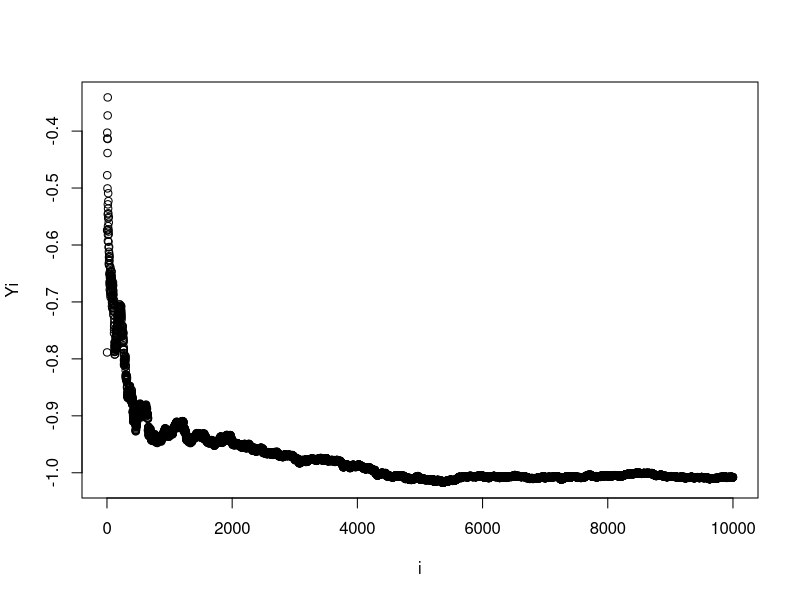
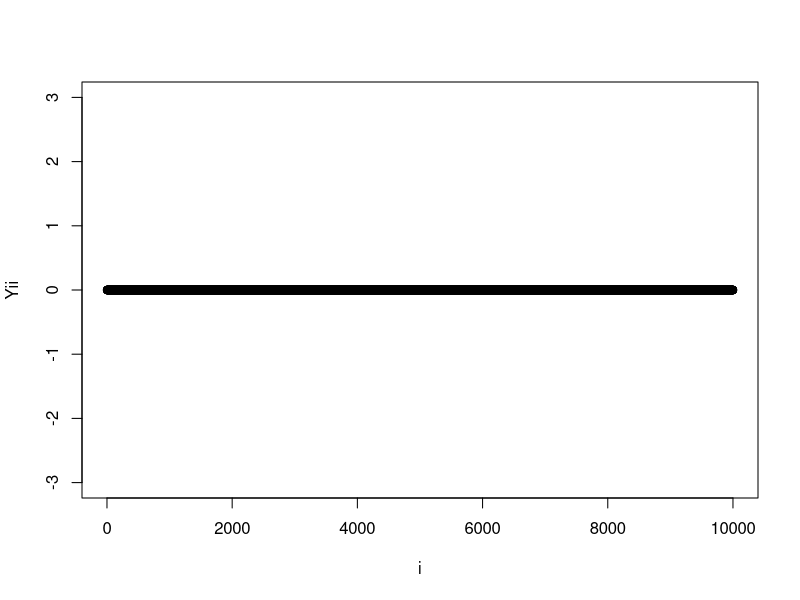
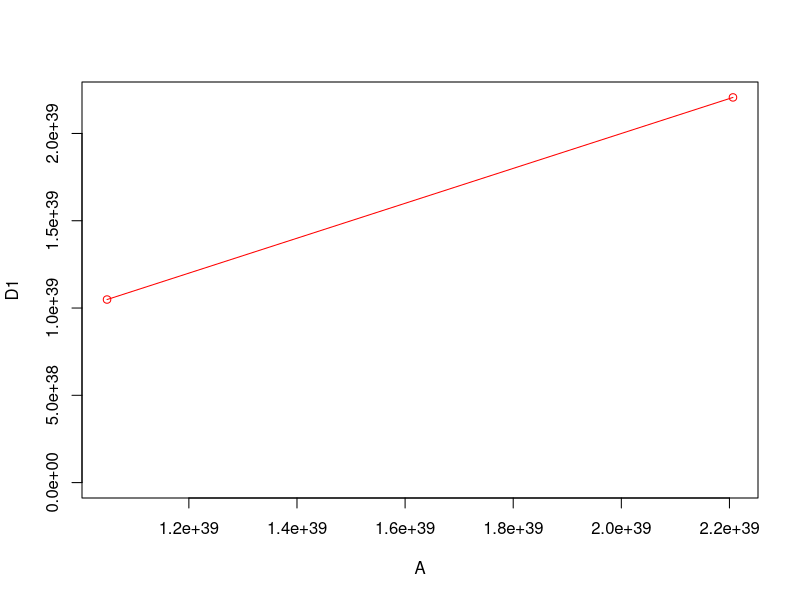
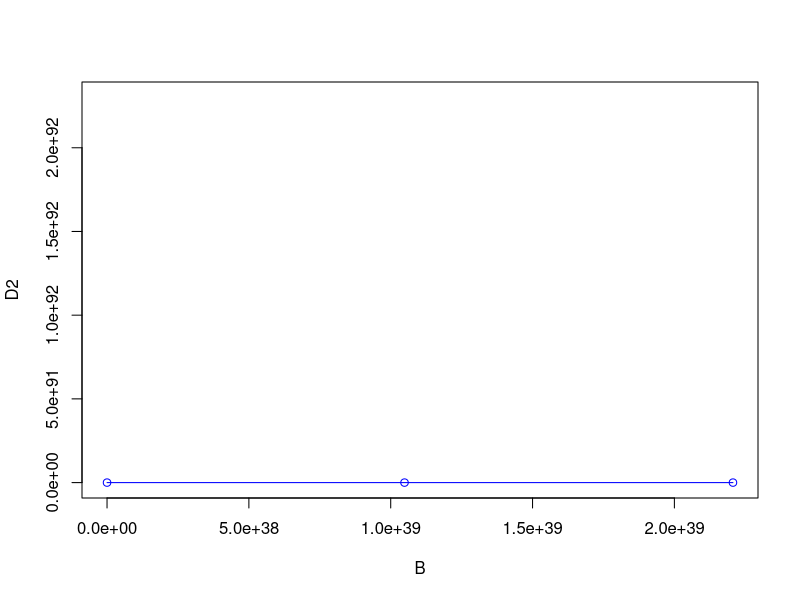
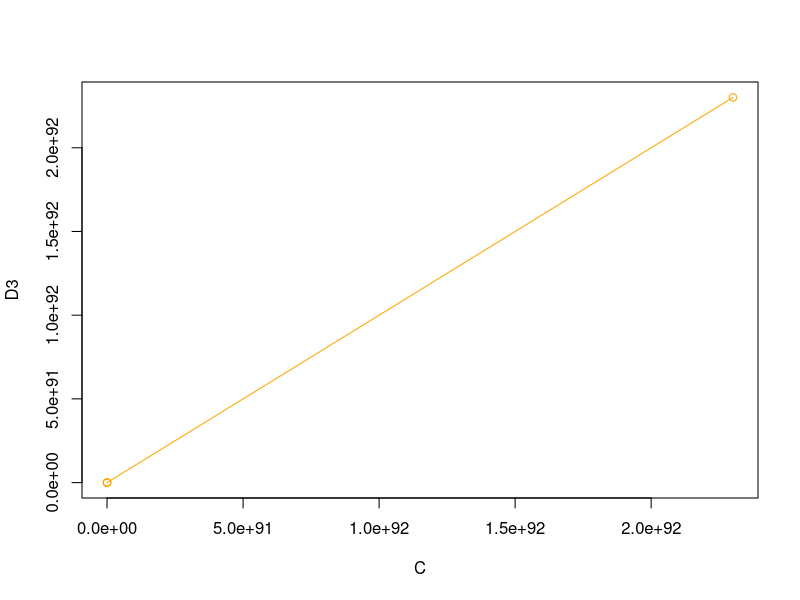

Source code (R) for these figures, in order:
## ---- chunk 1
knitr::opts_chunk$set(echo = TRUE, comment = NA)
## ---- chunk 2

# ------------------------------------------------------------------------------
# A1
# ------------------------------------------------------------------------------

## ---- chunk 3
x1 = 1/3 
x2 = 1/4
if ( x1-x2 == 1/12) {
print ("Subtsraction is correct")
}else {
print ( " Substraction is wrong" )
}
## ---- chunk 4
x1 = 1
x2 = 1/2
if ( x1-x2 == 1/2) {
  print ("Subtsraction is correct")
}else {
  print ( " Substraction is wrong" )
}
## ---- chunk 5
x1 = 1/3 
x2 = 1/4
if (isTRUE(all.equal((x1 - x2),1/12))) {
  print ("Subtsraction is correct")
}else {
  print ( " Substraction is wrong" )
}

## ---- chunk 6

# ------------------------------------------------------------------------------
# A2
# ------------------------------------------------------------------------------

## ---- chunk 7
f = function(x){x}

derivative_func = function(f=f,x){
  e = 10^-15
  f1 = (f(x + e) - f(x)) / e
  return(f1)
}
## ---- chunk 8
x1 = derivative_func(f,1)
x1
## ---- chunk 9
x100000 = derivative_func(f,100000)
x100000
## ---- chunk 10

# ------------------------------------------------------------------------------
# A3
# ------------------------------------------------------------------------------

## ---- chunk 11
myvar = function(x){
  n = length(x)
  x2 = 0
  x1 = 0
  for(i in 1:n){
    x2 = x2 + x2^2
    x1 = x1 + x1
  }
  var = 1/(1-n) * (x2 - (1/n) * x1^2)
  return(var)
}
## ---- chunk 12
x = rnorm(10000, mean = 10^8, sd = 1)
## ---- chunk 13
n = length(x)
i = 1:10000
Yi = 0
for( j in 1:n){
  Yi[j] = myvar(x[1:j]) - var(x[1:j])
}
plot(x = i , y = Yi)

## ---- chunk 14
better_var = function(x){
  len = length(x)
  x_bar = rep(mean(x),len)
  v = (sum((x - x_bar)^2 ))/ (len-1)
  return(v)
}

n = length(x)
i = 1:10000
Yii = 0
j=0
for( j in 1:n){
  Yii[j] = better_var(x[1:j]) - var(x[1:j])
}

plot(x = i, y = Yii, ylim = c(-3,3))

## ---- chunk 15

# ------------------------------------------------------------------------------
# A4
# ------------------------------------------------------------------------------

## ---- chunk 16
n = 8
k = 14
prod(1:n)/(prod(1:k)*prod(1:(n-k)))      # A expression
prod((k+1):n)/prod(1:(n-k))              # B expression
prod(((k+1):n)/(1:(n-k)))                # C expression
choose(n,k)
## ---- chunk 17
n = 8
k = 8
prod(1:n)/(prod(1:k)*prod(1:(n-k)))      # A expression
prod((k+1):n)/prod(1:(n-k))              # B expression
prod(((k+1):n)/(1:(n-k)))                # C expression
choose(n,k)
## ---- chunk 18
n = 10
k = -12
prod(1:n)/(prod(1:k)*prod(1:(n-k)))      # A expression
prod((k+1):n)/prod(1:(n-k))              # B expression
prod(((k+1):n)/(1:(n-k)))                # C expression
choose(n,k)
## ---- chunk 19
n = c(148, 148, 200, 320, 1500)
k = c(101, 100, 179, 191, 990)
i = 0
for(i in 1:5){
A = prod(1:n[i])/(prod(1:k[i])*prod(1:(n[i]-k[i])))
B = prod((k[i]+1):n[i])/prod(1:(n[i]-k[i]))
C = prod(((k[i]+1):n[i])/(1:(n[i]-k[i])))
D = choose(n[i], k[i])
print(A)
print(B)
print(C)
print(D)
}
## ---- chunk 20
A = c(1.048632e+39, 2.206498e+39, NaN)                        
B = c(1.048632e+39, 2.206498e+39, 1.383075e+28, NaN)                                                                    
C = c(1.048632e+39, 2.206498e+39, 1.383075e+28, 2.300721e+92, Inf)
D1 = c(1.048632e+39, 2.206498e+39, 1.383075e+28)
D2 = c(1.048632e+39, 2.206498e+39, 1.383075e+28, 2.300721e+92) 
D3 = c(1.048632e+39, 2.206498e+39, 1.383075e+28, 2.300721e+92, Inf)
plot(A, D1, type = "o", col = "red")
plot(B, D2, type = "o", col = "blue")
plot(C, D3, type = "o", col = "orange")
## ---- chunk 21
n = 199
k = 197
prod(1:n)/(prod(1:k)*prod(1:(n-k)))      # A expression
prod((k+1):n)/prod(1:(n-k))              # B expression
prod(((k+1):n)/(1:(n-k)))                # C expression
choose(n,k)
## ---- chunk 22
n = 199
k = 19
prod(1:n)/(prod(1:k)*prod(1:(n-k)))      # A expression
prod((k+1):n)/prod(1:(n-k))              # B expression
prod(((k+1):n)/(1:(n-k)))                # C expression
choose(n,k)
## ---- chunk 23
n = 10037
k = 997
prod(1:n)/(prod(1:k)*prod(1:(n-k)))      # A expression
prod((k+1):n)/prod(1:(n-k))              # B expression
prod(((k+1):n)/(1:(n-k)))                # C expression
choose(n,k)
